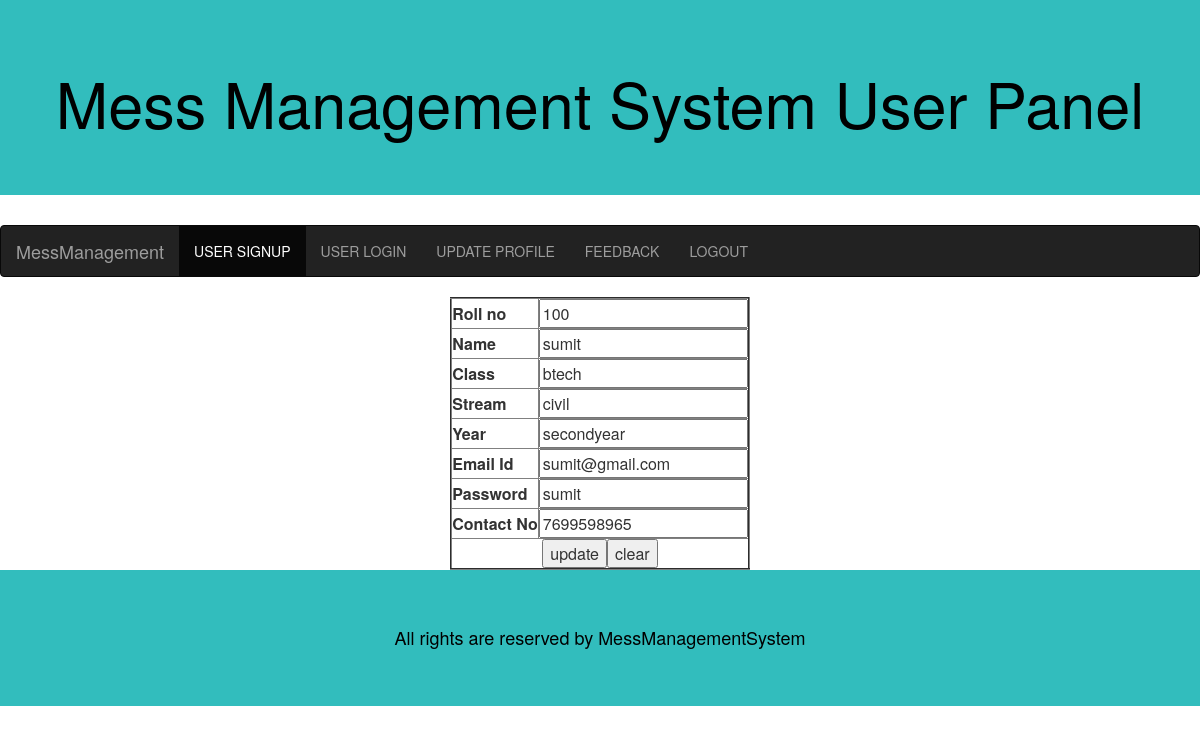
Screenshot of /messmanagementsystem/journey/usermain.php (signed in) with the database file from the repository.
### tables this page shows
CREATE TABLE IF NOT EXISTS `customer` (
  `rollno` int(11) NOT NULL,
  `name` varchar(30) DEFAULT NULL,
  `password` varchar(30) DEFAULT NULL,
  `class` varchar(30) DEFAULT NULL,
  `stream` varchar(30) DEFAULT NULL,
  `year` varchar(30) DEFAULT NULL,
  `emailid` varchar(30) DEFAULT NULL,
  `contactno` varchar(30) DEFAULT NULL,
  PRIMARY KEY (`rollno`)
);

### messmanagementsystem/journey/usermain.php (the view, shortened to what this page needs)
<?php
include("adminheader2.php");
?>
<?php
$emailid=$_SESSION['emailid'];
$password=$_SESSION['password'];
$query="select * from  customer where emailid='$emailid' and password='$password'";
$result=mysql_query($query) or die(mysql_error());
echo"<table border='2' align='center'>";
while($row=mysql_fetch_array($result))
{
echo"<form method='get' action='updateuser.php'>";
echo"<tr><th>Roll no</th><td><input type='text' name='rollno' value=".$row['rollno']."></td></tr>";
echo"<tr><th>Name</th><td><input type='text' name='name' value=".$row['name']."></td></tr>";
echo"<tr><th>Class</th><td><input type='text' name='class' value=".$row['class']."></td></tr>";
echo"<tr><th>Stream</th><td><input type='text' name='stream' value=".$row['stream']."></td></tr>";
echo"<tr><th>Year</th><td><input type='text' name='year' value=".$row['year']."></td></tr>";
echo"<tr><th>Email Id</th><td><input type='text' name='emailid'  value=".$row['emailid']."></td></tr>";
echo"<tr><th>Password</th><td><input type='text' name='password' value=".$row['password']."></td></tr>";
echo"<tr><th>Contact No</th><td><input type='text' name='contactno' value=".$row['contactno']."></td></tr>";
echo "<tr><td colspan='2' align='center'><input type='submit' value='update' name='update'><input type='reset' value='clear'></td></tr>";
echo"</form>";
}
echo"</table>";
?>
<?php
include("footer.php");
?>

### rows the page displays
customer: rollno "100", name "sumit", class "btech", stream "civil", year "secondyear", emailid "sumit@gmail.com", password "sumit", contactno "7699598965"
